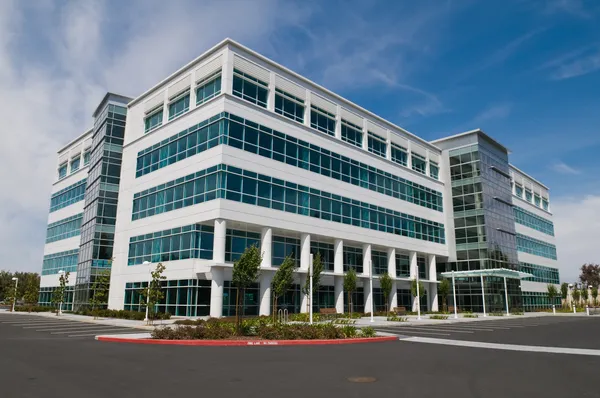
#> input picture Assignment3/building.jpg, 600 x 398 px
$ jupyter execute SVD-share.ipynb
#> lines starting #> are read from the running program, lines starting #| are printed output that depends on the picture
## 1. Example Singular Value Decomposition (SVD) Process:

### Example Matrix
Let’s decompose the matrix $ A $:
\$
A =
\begin{bmatrix}
3 & 2 \\
2 & 3
\end{bmatrix}
\$

### Step 1: Compute $ U $, $ \Sigma $, and $ V^T $
Using SVD, $ A $ can be expressed as:
> \$
A = U \Sigma V^T
\$
Where:
- $ U $ is the matrix of **left singular vectors** (orthogonal, size $ 2 \times 2 $).
- $ \Sigma $ is the diagonal matrix of **singular values** (size $ 2 \times 2 $).
- $ V^T $ is the transpose of the matrix of **right singular vectors** (orthogonal, size $ 2 \times 2 $).

### Step 2: Calculate Singular Values ($ \Sigma $)

The singular values are the square roots of the eigenvalues of $ A^T A $.

> $$
A^T A =
\begin{bmatrix}
3 & 2 \\
2 & 3
\end{bmatrix}
\begin{bmatrix}
3 & 2 \\
2 & 3
\end{bmatrix}
=
\begin{bmatrix}
13 & 12 \\
12 & 13
\end{bmatrix}
$$

The eigenvalues of $ A^T A $ are found by solving $ \text{det}(A^T A - \lambda I) = 0 $:
> \$
\text{det}
\begin{bmatrix}
13 - \lambda & 12 \\
12 & 13 - \lambda
\end{bmatrix}
= (13 - \lambda)^2 - 144 = 0
\$

Solve for $ \lambda $:
> \$
\lambda^2 - 26\lambda + 25 = 0 \quad \Rightarrow \quad \lambda = 25, 1
\$

The singular values are $ \sigma_1 = \sqrt{25} = 5 $ and $ \sigma_2 = \sqrt{1} = 1 $.
Thus, $ \Sigma = \text{diag}(5, 1) $.

### Step 3: Calculate Right Singular Vectors ($ V $)
The right singular vectors are the eigenvectors of $ A^T A $:
> \$
\begin{bmatrix}
13 & 12 \\
12 & 13
\end{bmatrix}
v = \lambda v
\$

For $ \lambda = 25 $:
> \$
\begin{bmatrix}
13 - 25 & 12 \\
12 & 13 - 25
\end{bmatrix}
v =
\begin{bmatrix}
-12 & 12 \\
12 & -12
\end{bmatrix}
v = 0
\$

Solve to find $ v_1 = \frac{1}{\sqrt{2}} \begin{bmatrix} 1 \\ 1 \end{bmatrix} $.

For $ \lambda = 1 $:
> \$
\begin{bmatrix}
13 - 1 & 12 \\
12 & 13 - 1
\end{bmatrix}
v =
\begin{bmatrix}
12 & 12 \\
12 & 12
\end{bmatrix}
v = 0
\$

Solve to find $ v_2 = \frac{1}{\sqrt{2}} \begin{bmatrix} -1 \\ 1 \end{bmatrix} $.

Thus, $ V = \begin{bmatrix} \frac{1}{\sqrt{2}} & -\frac{1}{\sqrt{2}} \\ \frac{1}{\sqrt{2}} & \frac{1}{\sqrt{2}} \end{bmatrix} $.

### Step 4: Calculate Left Singular Vectors ($ U $)
The left singular vectors are computed as:
> \$
u_i = \frac{Av_i}{\sigma_i}
\$

For $ v_1 = \frac{1}{\sqrt{2}} \begin{bmatrix} 1 \\ 1 \end{bmatrix} $:
> \$
u_1 = \frac{A v_1}{\sigma_1} = \frac{1}{\sqrt{2}} \frac{\begin{bmatrix} 3 & 2 \\ 2 & 3 \end{bmatrix} \begin{bmatrix} 1 \\ 1 \end{bmatrix}}{5} = \frac{1}{\sqrt{2}} \frac{\begin{bmatrix} 5 \\ 5 \end{bmatrix}}{5} = \begin{bmatrix} \frac{1}{\sqrt{2}} \\ \frac{1}{\sqrt{2}} \end{bmatrix}
\$

For $ v_2 = \frac{1}{\sqrt{2}} \begin{bmatrix} -1 \\ 1 \end{bmatrix} $:
> \$
u_2 = \frac{A v_2}{\sigma_2} = \frac{1}{\sqrt{2}} \frac{\begin{bmatrix} 3 & 2 \\ 2 & 3 \end{bmatrix} \begin{bmatrix} -1 \\ 1 \end{bmatrix}}{1} = \frac{1}{\sqrt{2}} \frac{\begin{bmatrix} -1 \\ 1 \end{bmatrix}}{1} = \begin{bmatrix} -\frac{1}{\sqrt{2}} \\ \frac{1}{\sqrt{2}} \end{bmatrix}
\$

Thus, $ U = \begin{bmatrix} \frac{1}{\sqrt{2}} & -\frac{1}{\sqrt{2}} \\ \frac{1}{\sqrt{2}} & \frac{1}{\sqrt{2}} \end{bmatrix} $.

### Final Decomposition
> \$
A =
\begin{bmatrix}
\frac{1}{\sqrt{2}} & -\frac{1}{\sqrt{2}} \\
\frac{1}{\sqrt{2}} & \frac{1}{\sqrt{2}}
\end{bmatrix}
\begin{bmatrix}
5 & 0 \\
0 & 1
\end{bmatrix}
\begin{bmatrix}
\frac{1}{\sqrt{2}} & \frac{1}{\sqrt{2}} \\
-\frac{1}{\sqrt{2}} & \frac{1}{\sqrt{2}}
\end{bmatrix}
\$

## 2. Key Concept of Dimensionality Reduction and Feature Extraction with SVD

Let's revisit the SVD of the $ 2 \times 2 $ matrix $ A $:
> \$
A =
\begin{bmatrix}
3 & 2 \\
2 & 3
\end{bmatrix}
\$
Its SVD is:
> \$
A = U \Sigma V^T
\$
where:
- $ U = \begin{bmatrix} \frac{1}{\sqrt{2}} & -\frac{1}{\sqrt{2}} \\ \frac{1}{\sqrt{2}} & \frac{1}{\sqrt{2}} \end{bmatrix} $
- $ \Sigma = \begin{bmatrix} 5 & 0 \\ 0 & 1 \end{bmatrix} $
- $ V^T = \begin{bmatrix} \frac{1}{\sqrt{2}} & \frac{1}{\sqrt{2}} \\ -\frac{1}{\sqrt{2}} & \frac{1}{\sqrt{2}} \end{bmatrix} $

Now, let’s break down how SVD enables dimensionality reduction and reveals key features:

---

### **Singular Values Identify Dominant Features**
The diagonal entries of $ \Sigma $ ($ 5 $ and $ 1 $) represent the "importance" or "energy" of the corresponding singular vectors in $ U $ and $ V $.

- The larger singular value ($ 5 $) corresponds to the direction (principal component) where the majority of the variance or "information" in the data is concentrated.
- The smaller singular value ($ 1 $) corresponds to a less significant direction.

### **Dimension Reduction by Ignoring Less Significant Directions**
To reduce dimensionality:
- Keep only the dominant singular value and its corresponding singular vectors (first row/column of $ \Sigma, U, V $).
- Approximate $ A $ as:
  > \$
  A' = u_1 \sigma_1 v_1^T = \begin{bmatrix} \frac{1}{\sqrt{2}} \\ \frac{1}{\sqrt{2}} \end{bmatrix} 5 \begin{bmatrix} \frac{1}{\sqrt{2}} & \frac{1}{\sqrt{2}} \end{bmatrix}
  \$
  Simplifying:
  > \$
  A' =
  \begin{bmatrix}
  2.5 & 2.5 \\
  2.5 & 2.5
  \end{bmatrix}
  \$

- This $ A' $ is a rank-1 approximation of $ A $, capturing the primary direction of variation while discarding the less important dimension.
- **What does this $A'$ represent**?

### **Revealing Patterns in Data**
In the original 2D space of $ A $, the data is scattered along two correlated axes. The principal component (associated with $ \sigma_1 $) identifies the dominant linear relationship:
- The first right singular vector $ v_1 = \frac{1}{\sqrt{2}} \begin{bmatrix} 1 \\ 1 \end{bmatrix} $ shows that the data aligns strongly along the direction where both features increase together.
- The second right singular vector $ v_2 = \frac{1}{\sqrt{2}} \begin{bmatrix} -1 \\ 1 \end{bmatrix} $ corresponds to an orthogonal direction, but it contributes much less to the data's variance.

By focusing only on $ v_1 $, SVD reduces the data to its most essential pattern: a 1D line capturing the dominant trend in the original 2D data.

---

### Insights
- **Dimensionality Reduction**: SVD removes noise or redundant directions (those with small singular values), simplifying the data to its most informative components.
- **Feature Extraction**: The dominant singular vectors reveal the principal relationships and trends in the data (e.g., $ v_1 $ shows that the two features are positively correlated).
- **Efficient Representation**: The rank-1 approximation $ A' $ provides a compact representation of $ A $, preserving its essential structure while discarding minor variations.

## 3. Example Application in Image Processing

Let’s blur an image using **SVD**, by keeping only the top $ k $ singular values.

Given a high-resolution image:

- Convert it to grayscale (or do this per RGB channel)
- Apply SVD: \$ A = U \Sigma V^T \$
- Reconstruct using top \$ k \$ singular values → \$ A_k = U_k \Sigma_k V_k^T \$
- Visualize the result as a "blurred" version of the original

[cell 1]
import numpy as np
import matplotlib.pyplot as plt
from PIL import Image

def svd_blur(image_path, k_values=[5, 20, 50, 100]):
    # Load image and convert to grayscale
#> called with image_path = 'building.jpg'
    img = Image.open(image_path).convert('L')  # 'L' = grayscale
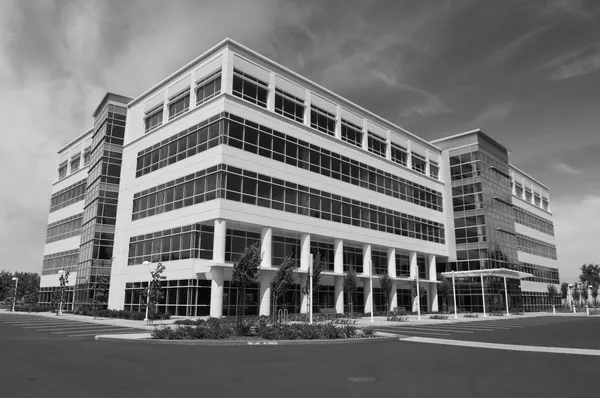
#> img: PIL image 600x398 L; min 0, max 254, mean 116.4
    A = np.array(img, dtype=np.float64)

    # Apply SVD
    U, S, VT = np.linalg.svd(A, full_matrices=False)
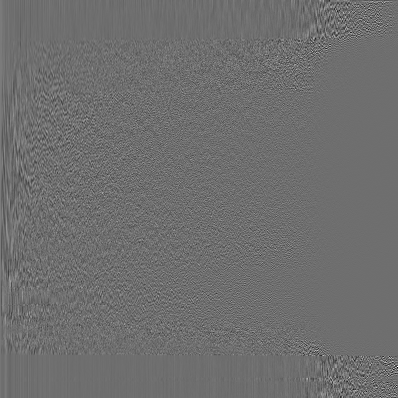
#> U: shape (398, 398) float64; min -0.496, max 0.645, mean 0.000139; drawn with min black and max white
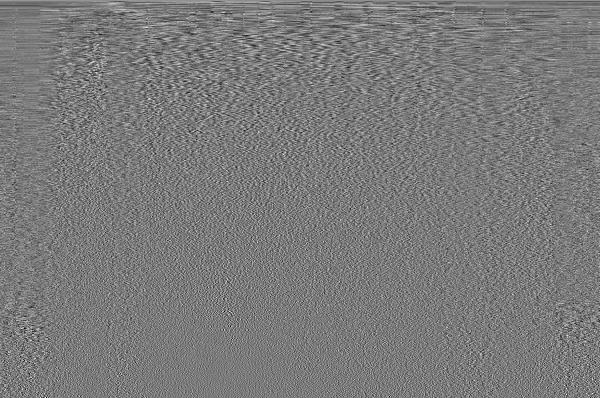
#> VT: shape (398, 600) float64; min -0.228, max 0.245, mean 0.000108; drawn with min black and max white
#> S = 398 values, max 59010.9 at index 0, min 1.49 at index 397, mean 647.5

    # Plot original
    plt.figure(figsize=(12, 3))
    plt.subplot(1, len(k_values)+1, 1)
    plt.imshow(A, cmap='gray')
    plt.title('Original')
    plt.axis('off')

    # Reconstruct with different k
    for idx, k in enumerate(k_values, start=2):
        Ak = U[:, :k] @ np.diag(S[:k]) @ VT[:k, :]
        plt.subplot(1, len(k_values)+1, idx)
        plt.imshow(Ak, cmap='gray')
        plt.title(f'k = {k}')
        plt.axis('off')
#> this loop made 5 passes
#> pass 1, in svd_blur, `Ak = U[:, :k] @ np.diag(S[:k]) @ VT[:k, :]`:
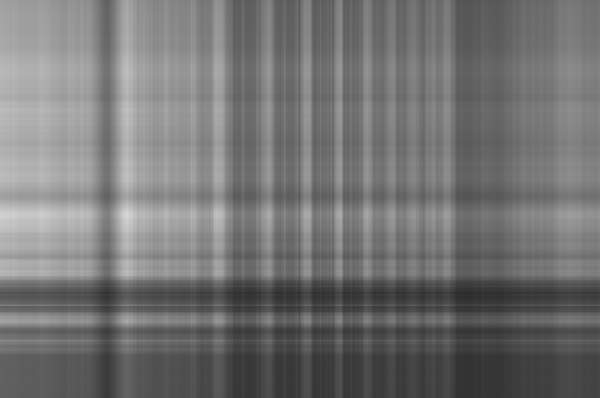
#> Ak: shape (398, 600) float64; min 44.2, max 215, mean 116.2
#> pass 2, in svd_blur, `Ak = U[:, :k] @ np.diag(S[:k]) @ VT[:k, :]`:
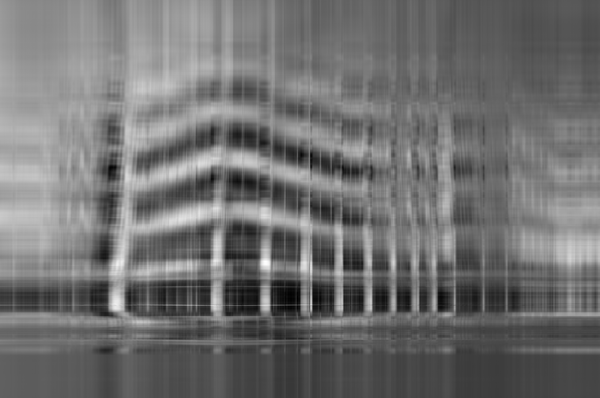
#> Ak: shape (398, 600) float64; min -17.58, max 285.3, mean 116.2; drawn with min black and max white
#> pass 3, in svd_blur, `Ak = U[:, :k] @ np.diag(S[:k]) @ VT[:k, :]`:
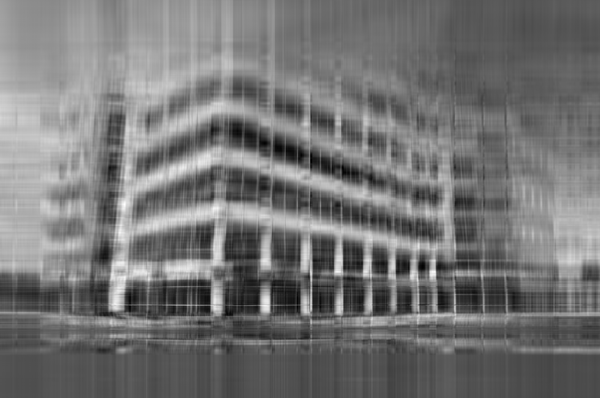
#> Ak: shape (398, 600) float64; min -22.3, max 280.5, mean 116.4; drawn with min black and max white

    plt.tight_layout()
    plt.show()
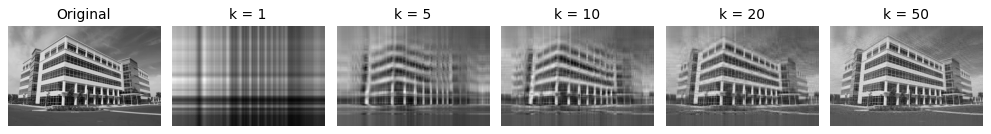
#> figure drawn by matplotlib, 6 panels

# Example usage
svd_blur('building.jpg', k_values=[1, 5, 10, 20, 50])

$ run again, with Assignment3/baboon.jpg copied over Assignment3/building.jpg
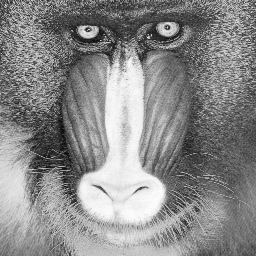
#> input picture Assignment3/baboon.jpg, 256 x 256 px
#> in svd_blur, `U, S, VT = np.linalg.svd(A, full_matrices=False)`:
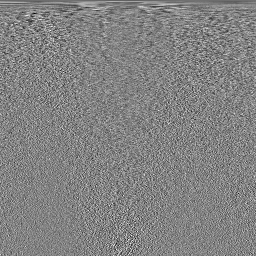
#> VT: shape (256, 256) float64; min -0.337, max 0.319, mean -0.000273; drawn with min black and max white
#> S = 256 values, max 36421.4 at index 0, min 0.0695 at index 255, mean 527.1
#> the loop in svd_blur, `for idx, k in enumerate(k_values, start=2):` made 5 passes
#> pass 3, in svd_blur, `Ak = U[:, :k] @ np.diag(S[:k]) @ VT[:k, :]`:
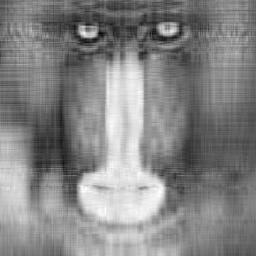
#> Ak: shape (256, 256) float64; min -4.24, max 267.3, mean 137.3; drawn with min black and max white
